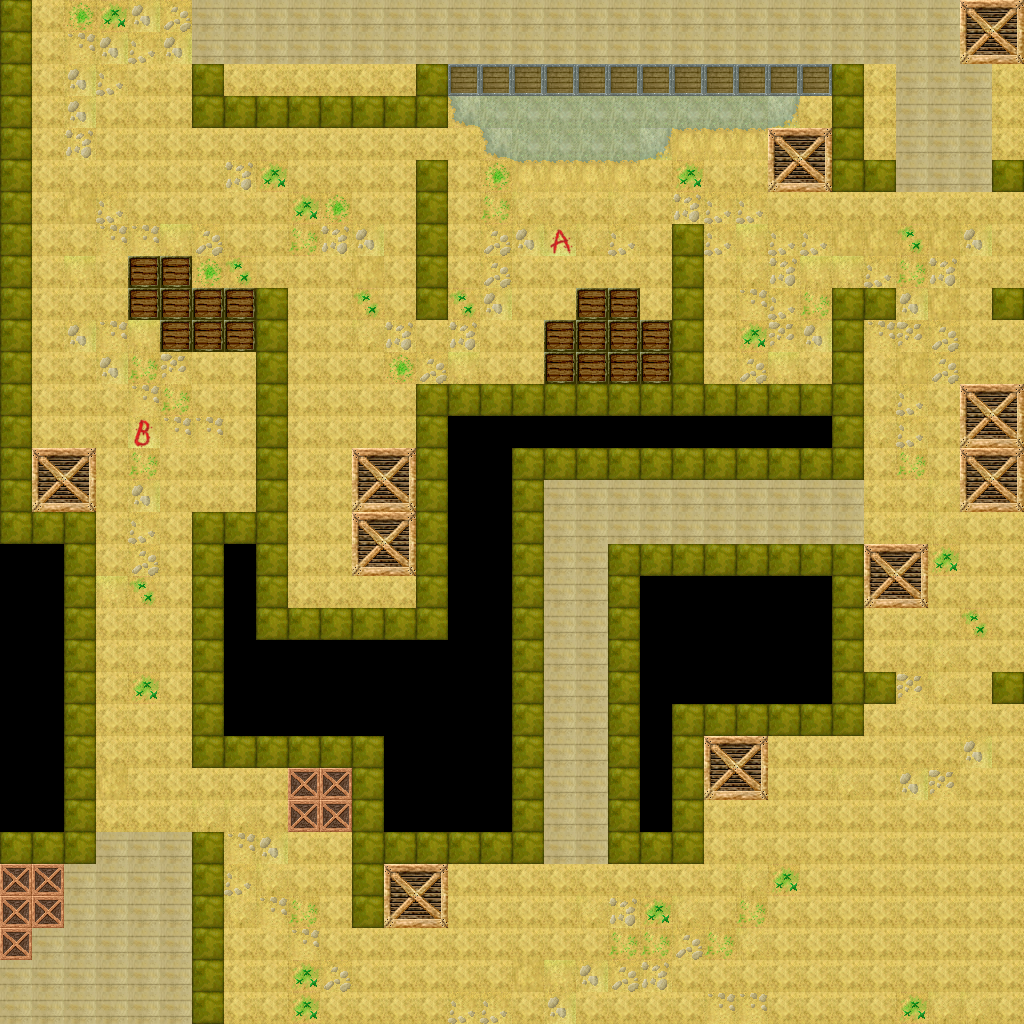

This is a level from a 2D game, rendered from its Tiled map with the project's own tilesets. A one-line summary and the map file follow, with tile-layer data summarised:
An orthogonal 32x32 tile map with 32x32 px tiles, 1 tile layer (Background Layer) and 315 objects (18x spawn, 2x objective).

<map version="1.0" orientation="orthogonal" width="32" height="32" tilewidth="32" tileheight="32">
 <properties>
  <property name="ambientAlpha" value="0.2" />
  <property name="ambientColour" value="000000" />
  <property name="zoom" value="0.75" />
 </properties>
 <tileset firstgid="1" name="dust" tilewidth="32" tileheight="32">
  <image source="dust.png" width="256" height="320" />
 </tileset>
 <layer name="Background Layer" width="32" height="32">
  <data>[1024 cells, 912 non-empty, 29 distinct tile ids]</data>
 </layer>
 <objectgroup name="Collision Layer" width="32" height="32">
  <properties>
   <property name="collision" value="true" />
  </properties>
  <object gid="2" x="0" y="32" />
  <object gid="2" x="0" y="64" />
  <object gid="2" x="0" y="96" />
  <object gid="2" x="0" y="128" />
  <object gid="2" x="0" y="160" />
  <object gid="2" x="0" y="192" />
  <object gid="2" x="0" y="224" />
  <object gid="2" x="0" y="256" />
  <object gid="2" x="0" y="288" />
  <object gid="2" x="0" y="320" />
  <object gid="2" x="0" y="352" />
  <object gid="2" x="0" y="384" />
  <object gid="2" x="0" y="416" />
  <object gid="2" x="0" y="448" />
  <object gid="2" x="0" y="480" />
  <object gid="2" x="0" y="512" />
  <object gid="2" x="0" y="544" />
  <object gid="2" x="32" y="544" />
  <object gid="2" x="64" y="544" />
  <object gid="2" x="64" y="608" />
  <object gid="2" x="64" y="576" />
  <object gid="2" x="64" y="640" />
  <object gid="2" x="64" y="672" />
  <object gid="2" x="64" y="704" />
  <object gid="2" x="64" y="736" />
  <object gid="2" x="64" y="768" />
  <object gid="2" x="64" y="800" />
  <object gid="2" x="64" y="832" />
  <object gid="2" x="64" y="864" />
  <object gid="2" x="32" y="864" />
  <object gid="2" x="0" y="864" />
  <object gid="2" x="192" y="736" />
  <object gid="2" x="192" y="736" />
  <object gid="2" x="192" y="704" />
  <object gid="2" x="192" y="768" />
  <object gid="2" x="192" y="672" />
  <object gid="2" x="192" y="640" />
  <object gid="2" x="192" y="608" />
  <object gid="2" x="192" y="544" />
  <object gid="2" x="192" y="576" />
  <object gid="2" x="224" y="544" />
  <object gid="2" x="256" y="544" />
  <object gid="2" x="256" y="576" />
  <object gid="2" x="256" y="608" />
  <object gid="2" x="256" y="640" />
  <object gid="2" x="224" y="768" />
  <object gid="2" x="256" y="768" />
  <object gid="2" x="288" y="768" />
  <object gid="2" x="320" y="768" />
  <object gid="2" x="352" y="768" />
  <object gid="2" x="352" y="832" />
  <object gid="2" x="352" y="864" />
  <object gid="2" x="352" y="800" />
  <object gid="2" x="288" y="640" />
  <object gid="2" x="320" y="640" />
  <object gid="2" x="352" y="640" />
  <object gid="2" x="384" y="640" />
  <object gid="2" x="416" y="640" />
  <object gid="2" x="416" y="416" />
  <object gid="2" x="416" y="448" />
  <object gid="2" x="416" y="480" />
  <object gid="2" x="416" y="512" />
  <object gid="2" x="416" y="544" />
  <object gid="2" x="416" y="576" />
  <object gid="2" x="416" y="608" />
  <object gid="2" x="448" y="416" />
  <object gid="2" x="480" y="416" />
  <object gid="2" x="384" y="864" />
  <object gid="2" x="416" y="864" />
  <object gid="2" x="448" y="864" />
  <object gid="2" x="480" y="864" />
  <object gid="2" x="512" y="864" />
  <object gid="2" x="608" y="864" />
  <object gid="2" x="640" y="864" />
  <object gid="2" x="672" y="864" />
  <object gid="2" x="672" y="832" />
  <object gid="2" x="672" y="800" />
  <object gid="2" x="672" y="768" />
  <object gid="2" x="672" y="736" />
  <object gid="2" x="704" y="736" />
  <object gid="2" x="736" y="736" />
  <object gid="2" x="768" y="736" />
  <object gid="2" x="800" y="736" />
  <object gid="2" x="832" y="736" />
  <object gid="2" x="832" y="704" />
  <object gid="2" x="832" y="672" />
  <object gid="2" x="864" y="704" />
  <object gid="2" x="992" y="704" />
  <object gid="2" x="832" y="640" />
  <object gid="2" x="832" y="608" />
  <object gid="2" x="832" y="576" />
  <object gid="2" x="832" y="480" />
  <object gid="2" x="832" y="448" />
  <object gid="2" x="832" y="416" />
  <object gid="2" x="800" y="416" />
  <object gid="2" x="768" y="416" />
  <object gid="2" x="736" y="416" />
  <object gid="2" x="704" y="416" />
  <object gid="2" x="672" y="416" />
  <object gid="2" x="640" y="416" />
  <object gid="2" x="608" y="416" />
  <object gid="2" x="576" y="416" />
  <object gid="2" x="544" y="416" />
  <object gid="2" x="512" y="416" />
  <object gid="2" x="416" y="320" />
  <object gid="2" x="416" y="288" />
  <object gid="2" x="416" y="256" />
  <object gid="2" x="416" y="224" />
  <object gid="2" x="416" y="192" />
  <object gid="2" x="416" y="128" />
  <object gid="2" x="384" y="128" />
  <object gid="2" x="352" y="128" />
  <object gid="2" x="320" y="128" />
  <object gid="2" x="288" y="128" />
  <object gid="2" x="256" y="128" />
  <object gid="2" x="224" y="128" />
  <object gid="2" x="192" y="128" />
  <object gid="2" x="192" y="96" />
  <object gid="2" x="512" y="832" />
  <object gid="2" x="512" y="800" />
  <object gid="2" x="512" y="768" />
  <object gid="2" x="512" y="736" />
  <object gid="2" x="512" y="704" />
  <object gid="2" x="512" y="672" />
  <object gid="2" x="512" y="640" />
  <object gid="2" x="512" y="608" />
  <object gid="2" x="512" y="576" />
  <object gid="2" x="512" y="544" />
  <object gid="2" x="512" y="512" />
  <object gid="2" x="512" y="480" />
  <object gid="2" x="544" y="480" />
  <object gid="2" x="576" y="480" />
  <object gid="2" x="608" y="480" />
  <object gid="2" x="640" y="480" />
  <object gid="2" x="672" y="480" />
  <object gid="2" x="704" y="480" />
  <object gid="2" x="736" y="480" />
  <object gid="2" x="768" y="480" />
  <object gid="2" x="800" y="480" />
  <object gid="2" x="608" y="576" />
  <object gid="2" x="608" y="608" />
  <object gid="2" x="608" y="640" />
  <object gid="2" x="608" y="672" />
  <object gid="2" x="608" y="704" />
  <object gid="2" x="608" y="736" />
  <object gid="2" x="608" y="768" />
  <object gid="2" x="608" y="800" />
  <object gid="2" x="608" y="832" />
  <object gid="2" x="640" y="576" />
  <object gid="2" x="672" y="576" />
  <object gid="2" x="704" y="576" />
  <object gid="2" x="736" y="576" />
  <object gid="2" x="768" y="576" />
  <object gid="2" x="800" y="576" />
  <object gid="2" x="832" y="384" />
  <object gid="2" x="832" y="352" />
  <object gid="2" x="832" y="320" />
  <object gid="2" x="864" y="320" />
  <object gid="2" x="992" y="320" />
  <object gid="2" x="832" y="160" />
  <object gid="2" x="832" y="192" />
  <object gid="2" x="864" y="192" />
  <object gid="2" x="992" y="192" />
  <object gid="2" x="672" y="256" />
  <object gid="2" x="672" y="288" />
  <object gid="2" x="672" y="320" />
  <object gid="2" x="672" y="352" />
  <object gid="2" x="672" y="384" />
  <object gid="2" x="256" y="512" />
  <object gid="2" x="256" y="480" />
  <object gid="2" x="256" y="448" />
  <object gid="2" x="256" y="416" />
  <object gid="2" x="256" y="384" />
  <object gid="2" x="256" y="352" />
  <object gid="2" x="256" y="320" />
  <object gid="2" x="192" y="864" />
  <object gid="2" x="192" y="896" />
  <object gid="2" x="192" y="928" />
  <object gid="2" x="192" y="960" />
  </objectgroup>
 <objectgroup name="Objective Layer" width="32" height="32">
  <properties>
   <property name="objectives" value="true" />
  </properties>
  <!-- 33 objects omitted --></objectgroup>
 <objectgroup name="Light Layer" width="32" height="32">
  <properties>
   <property name="lights" value="true" />
  </properties>
  <!-- 13 objects omitted --></objectgroup>
</map>
<!-- 136 of 315 objects omitted -->
